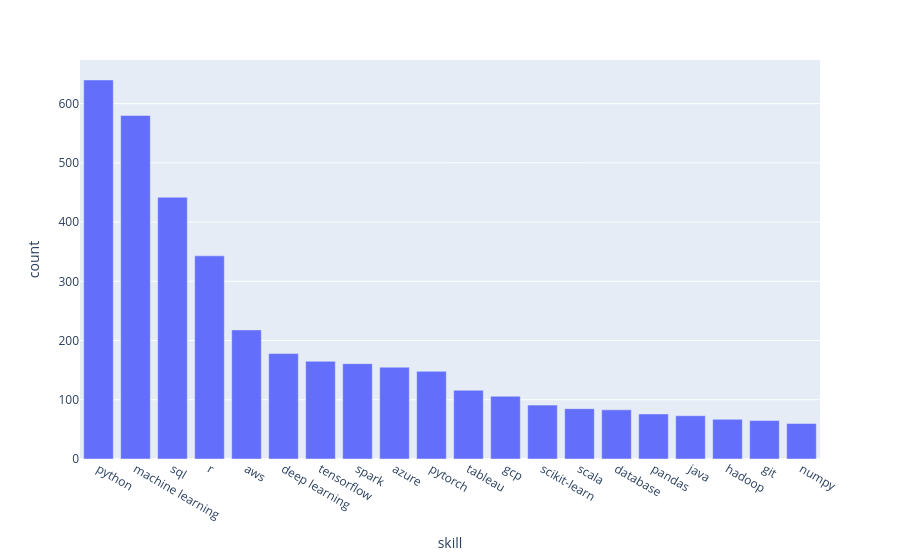

Here is the notebook cell this chart was saved with:
### Markdown cell above
## 6. Top Skills ##

### Code cell
skill_df = pd.read_csv(
    "../data/processed/skill_counts.csv"
)

fig = px.bar(
    skill_df.head(20),
    x="skill",
    y="count"
)

fig.show()

fig.write_html(
    "../outputs/figures/top_skills_interactive.html"
)

### Figure 1 — Plotly figure (JSON) as saved in the notebook; plotly's stock layout.template omitted (floating-point values rounded to 4 significant figures)
{"data": [{"hovertemplate": "skill=%{x}<br>count=%{y}<extra></extra>", "legendgroup": "", "marker": {"color": "#636efa", "pattern": {"shape": ""}}, "name": "", "orientation": "v", "showlegend": false, "textposition": "auto", "type": "bar", "x": ["python", "machine learning", "sql", "r", "aws", "deep learning", "tensorflow", "spark", "azure", "pytorch", "tableau", "gcp", "scikit-learn", "scala", "database", "pandas", "java", "hadoop", "git", "numpy"], "xaxis": "x", "y": [640, 580, 442, 343, 218, 178, 165, 161, 155, 148, 116, 106, 91, 85, 83, 76, 73, 67, 65, 60], "yaxis": "y"}], "layout": {"barmode": "relative", "legend": {"tracegroupgap": 0}, "margin": {"t": 60}, "xaxis": {"anchor": "y", "domain": [0, 1], "title": {"text": "skill"}}, "yaxis": {"anchor": "x", "domain": [0, 1], "title": {"text": "count"}}}}
